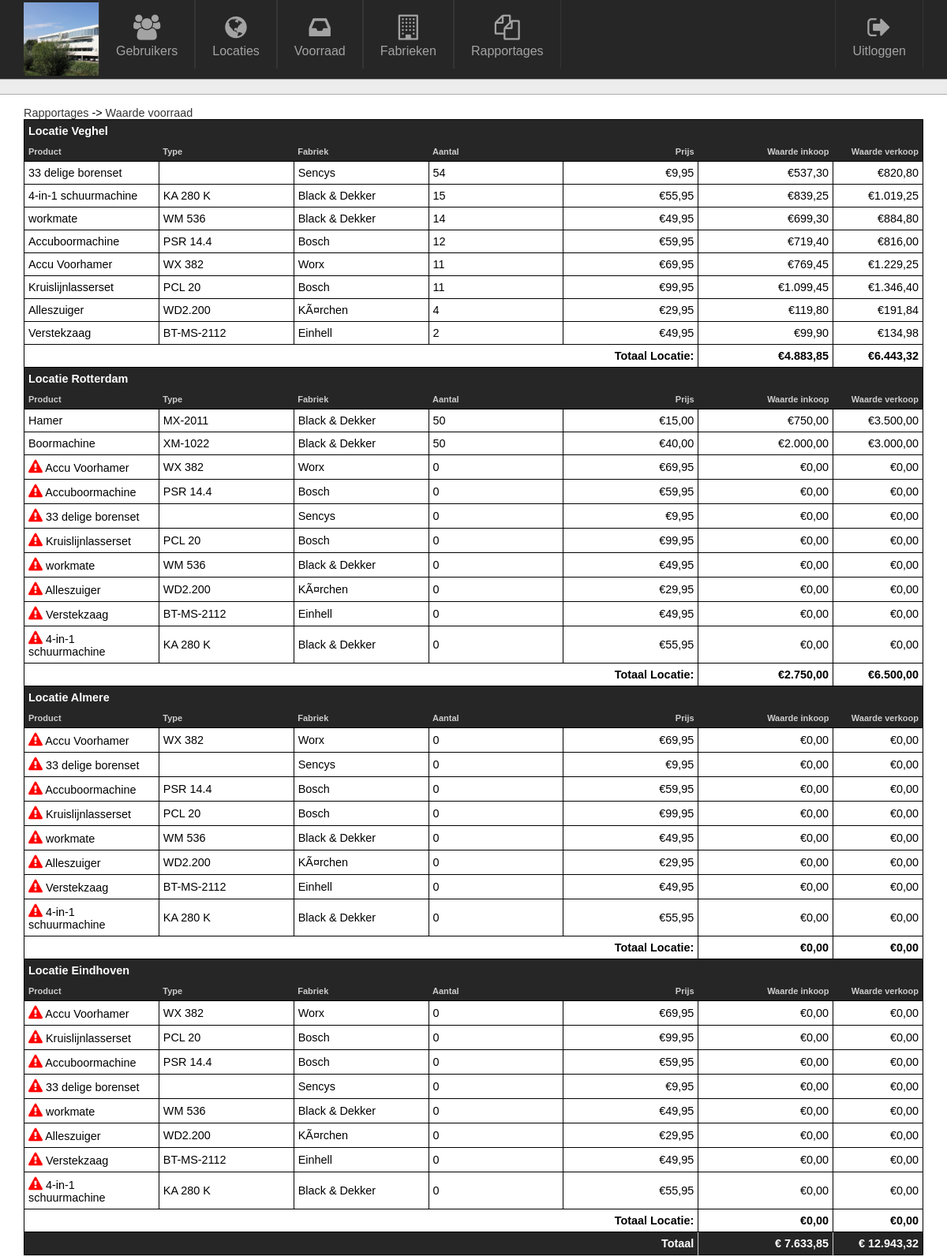
The page /admin/reports/stock_value.php on the database its author committed.
### tables this page shows
CREATE TABLE IF NOT EXISTS `products` (
  `id` int(11) NOT NULL AUTO_INCREMENT,
  `product` varchar(32) NOT NULL,
  `type` varchar(32) DEFAULT NULL,
  `factory_id` int(11) NOT NULL,
  `buy_price` decimal(11,2) NOT NULL,
  `sell_price` decimal(11,2) NOT NULL,
  `minimum_stock` int(11) NOT NULL,
  `deleted` int(11) NOT NULL DEFAULT '0',
  PRIMARY KEY (`id`),
  KEY `eerste` (`factory_id`)
);

CREATE TABLE IF NOT EXISTS `factories` (
  `id` int(11) NOT NULL AUTO_INCREMENT,
  `factory` varchar(32) NOT NULL,
  `phone` varchar(32) DEFAULT NULL,
  `deleted` int(11) NOT NULL DEFAULT '0',
  PRIMARY KEY (`id`)
);

CREATE TABLE IF NOT EXISTS `stock` (
  `location_id` int(11) NOT NULL,
  `product_id` int(11) NOT NULL,
  `amount` int(11) DEFAULT NULL,
  KEY `tweede` (`location_id`)
);

### admin/functions/reports.php (called while the page is built, shortened)
<?php
	function login_sql(){
		$link = mysqli_connect('localhost', 'root', '', 'toolsforever');
		if(!$link){
			die('Connect Error: ' . mysqli_connect_errno());
		}
		else{
			return $link;
		}
	}
	function getPerLocation()
	{
	$db = login_sql();
		$sql = "
			SELECT `products`.product, `products`.`minimum_stock`, `products`.`id` AS `product_id`, `locations`.location,   `locations`.id AS `location_id`, `products`.type, `factories`.factory, `stock`.amount, `products`.buy_price, `products`.sell_price
			FROM `products`
			LEFT JOIN `stock`
			ON `products`.id = `stock`.product_id
			LEFT JOIN `locations`
			ON `stock`.location_id = `locations`.id
			LEFT JOIN `factories`
			ON `products`.factory_id = `factories`.id
			WHERE NOT `products`.deleted
			AND NOT `locations`.deleted
			ORDER BY `stock`.`amount` DESC
		";
		$query = mysqli_query($db,$sql);
		$data = array("total_buy_price" => 0, "total_sell_price" => 0);
		while($row = mysqli_fetch_assoc($query)){
			if(!isSet($data["locations"][$row["location_id"]])){
				$data["locations"][$row["location_id"]] = array(
					"name" => $row["location"],
					"total_buy_price" => 0,
					"total_sell_price" => 0,
					"products" => array(),
 				);
			}
			if(!isSet($data["locations"][$row["location_id"]]["products"][$row["product_id"]])){
				$data["locations"][$row["location_id"]]["products"][$row["product_id"]] = array(
					"name"	=> $row["product"],
					"type"	=>	$row["type"],
					"minimum_stock"	=>	$row["minimum_stock"],
					"sell_price" => $row["sell_price"],
					"buy_price" => $row["buy_price"],
					"amount"	=>	$row["amount"],
					"factory" 	=> 	$row["factory"],
					"total_sell_price" => 0,
					"total_buy_price" => 0,
				);
			}
			$data["total_buy_price"] += $row["amount"] * $row["buy_price"];
			$data["total_sell_price"] += $row["amount"] * $row["sell_price"];
			$data["locations"][$row["location_id"]]["total_buy_price"] += $row["amount"] * $row["buy_price"];
			$data["locations"][$row["location_id"]]["total_sell_price"] += $row["amount"] * $row["sell_price"];
			$data["locations"][$row["location_id"]]["products"][$row["product_id"]]["total_buy_price"] = $row["amount"] * $row["buy_price"];
			$data["locations"][$row["location_id"]]["products"][$row["product_id"]]["total_sell_price"] = $row["amount"] * $row["sell_price"];
		}
		return $data;
	}
?>

### admin/reports/stock_value.php (the view, shortened to what this page needs)
<?php
	include("../base/header.php");
	require("../functions/reports.php");
	$data = getPerLocation();
?>
<?php if(isset($data["locations"])): ?>
	<table class="stock_value pure-table">
		<?php foreach($data["locations"] as $location): ?>
			<tr>
				<th colspan="7">Locatie <?php echo $location["name"]; ?> </th>
			</tr>
			<tr class="table_legend">
				<th class="table_actions">Product </th>
				<th class="table_actions">Type </th>
				<th class="table_actions">Fabriek </th>
				<th class="table_actions">Aantal </th>
				<th class="table_actions table_price">Prijs </th>
				<th class="table_actions table_price">Waarde inkoop </th>
				<th class="table_actions table_price">Waarde verkoop </th>
			</tr>
			<?php foreach($location["products"] as $product): ?>
				<tr>
					<td>
						<?php if($product["minimum_stock"] > $product["amount"]): ?>
							<i class='fa fa-exclamation-triangle' title='Te bestellen' style='color: red; font-size: 18px'></i>
						<?php endif; ?>
						<?= $product["name"]; ?>
					</td>
					<td> <?= $product["type"]; ?> </td>
					<td> <?= $product["factory"]; ?> </td>
					<td> <?= $product["amount"]; ?> </td>
					<td class="table_price"> &euro;<?= number_format($product["buy_price"], 2,",","."); ?> </td>
					<td class="table_price"> &euro;<?= number_format($product["total_buy_price"], 2,",","."); ?> </td>
					<td class="table_price"> &euro;<?= number_format($product["total_sell_price"], 2,",","."); ?> </td>
				</tr>
			<?php endforeach; ?>
			<tr>
				<td colspan="5" class="total_location"><b>Totaal Locatie:</b></td>
				<td class="table_price"><b> &euro;<?= number_format($location["total_buy_price"], 2,",","."); ?></b></td>
				<td class="table_price"><b> &euro;<?= number_format($location["total_sell_price"], 2,",","."); ?></b></td>
			</tr>
		<?php endforeach; ?>
		<tr>
			<th colspan="5" style="text-align: right;"><b>Totaal</b></th>
			<th class="table_price">&euro; <?= number_format($data["total_buy_price"],2,",","."); ?></th>
			<th class="table_price">&euro; <?= number_format($data["total_sell_price"],2,",","."); ?></th>
		</tr>
	</table>
<?php endif; ?>

### assets/css/pure-min.css (style rules this page uses)
html { font-size:100%;-ms-text-size-adjust:100%;-webkit-text-size-adjust:100% }
html,button,input,select,textarea { font-family:sans-serif }
body { margin:0 }
b,strong { font-weight:700 }
table { border-collapse:collapse;border-spacing:0 }
.pure-table { border-collapse:collapse;border-spacing:0;empty-cells:show;border:1px solid #cbcbcb }
.pure-table td,.pure-table th { border-left:1px solid #cbcbcb;border-width:0 0 0 1px;font-size:inherit;margin:0;overflow:visible;padding:6px 12px }
.pure-table td:first-child,.pure-table th:first-child { border-left-width:0 }
.pure-table td { background-color:transparent }

### assets/css/global.css (style rules this page uses)
html { overflow-y: scroll; }
body { background: #ffffff; }
table { width: 100%; }
th { text-align: left; }

### assets/css/style.css (style rules this page uses)
.table_legend { color: white; }
.table_actions { width: 15% !important; }
.stock_value { text-align: left; border: 1px solid black; }
.stock_value td { border: 1px solid black; }
.stock_value th { background-color: #262626; color: white; }
.stock_value .total_location { text-align: right; }
.table_legend { font-size: 11px; }
.table_legend th { padding:0px 0px 3px 5px; color: #cecece; border-left: 0px; }
.pure-table td, .pure-table th { padding: 6px 5px !important; }
.table_price { text-align: right; }

### rows shown on the page
products: product "Hamer", type "MX-2011", factory.factory "Black & Dekker", stock.amount "50", buy_price "15,00", total_buy_price "750,00", total_sell_price "3.500,00"
products: product "Boormachine", type "XM-1022", factory.factory "Black & Dekker", stock.amount "50", buy_price "40,00", total_buy_price "2.000,00", total_sell_price "3.000,00"

### other values the page prints
$crumb["display"] "Rapportages"
$crumb["display"] "Waarde voorraad"
$location["name"] "Veghel"
$product["name"] "33 delige borenset"
$product["factory"] "Sencys"
$product["amount"] "54"
$product["buy_price"] "9,95"
$product["total_buy_price"] "537,30"
$product["total_sell_price"] "820,80"
$product["name"] "4-in-1 schuurmachine"
$product["type"] "KA 280 K"
$product["factory"] "Black & Dekker"
$product["amount"] "15"
$product["buy_price"] "55,95"
$product["total_buy_price"] "839,25"
